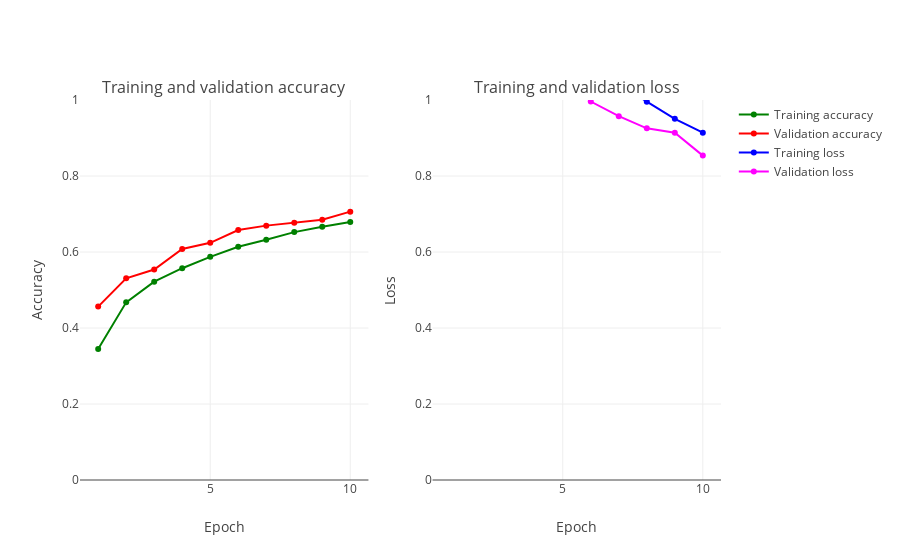

Notebook cell for this chart:
### Code cell
plot_accuracy_and_loss(train_model)

### Figure 1 — Plotly figure (JSON) as saved in the notebook; plotly's stock layout.template omitted (floating-point values rounded to 4 significant figures)
{"data": [{"marker": {"color": "Green"}, "mode": "markers+lines", "name": "Training accuracy", "text": ["1", "2", "3", "4", "5", "6", "7", "8", "9", "10"], "type": "scatter", "uid": "bb8e8e97-d130-4eb1-ae24-7d93101b1ed5", "x": [1, 2, 3, 4, 5, 6, 7, 8, 9, 10], "xaxis": "x", "y": [0.345, 0.4676, 0.5218, 0.5574, 0.5872, 0.614, 0.6324, 0.6523, 0.6663, 0.679], "yaxis": "y"}, {"marker": {"color": "Red"}, "mode": "markers+lines", "name": "Validation accuracy", "text": ["1", "2", "3", "4", "5", "6", "7", "8", "9", "10"], "type": "scatter", "uid": "760a5f90-b075-490e-ae9e-71b95f9aef36", "x": [1, 2, 3, 4, 5, 6, 7, 8, 9, 10], "xaxis": "x", "y": [0.4563, 0.5306, 0.5539, 0.608, 0.6241, 0.6579, 0.6694, 0.6773, 0.6847, 0.7062], "yaxis": "y"}, {"marker": {"color": "Blue"}, "mode": "markers+lines", "name": "Training loss", "text": ["1", "2", "3", "4", "5", "6", "7", "8", "9", "10"], "type": "scatter", "uid": "1a314471-7601-4493-a2f7-9bb8efa47837", "x": [1, 2, 3, 4, 5, 6, 7, 8, 9, 10], "xaxis": "x2", "y": [1.783, 1.469, 1.335, 1.243, 1.166, 1.097, 1.045, 0.9956, 0.9505, 0.914], "yaxis": "y2"}, {"marker": {"color": "Magenta"}, "mode": "markers+lines", "name": "Validation loss", "text": ["1", "2", "3", "4", "5", "6", "7", "8", "9", "10"], "type": "scatter", "uid": "f8a028d7-5a95-45ae-920e-717f57c5b134", "x": [1, 2, 3, 4, 5, 6, 7, 8, 9, 10], "xaxis": "x2", "y": [1.519, 1.313, 1.242, 1.121, 1.073, 0.996, 0.9574, 0.9255, 0.9137, 0.8537], "yaxis": "y2"}], "layout": {"annotations": [{"font": {"size": 16}, "showarrow": false, "text": "Training and validation accuracy", "x": 0.225, "xanchor": "center", "xref": "paper", "y": 1, "yanchor": "bottom", "yref": "paper"}, {"font": {"size": 16}, "showarrow": false, "text": "Training and validation loss", "x": 0.775, "xanchor": "center", "xref": "paper", "y": 1, "yanchor": "bottom", "yref": "paper"}], "xaxis": {"anchor": "y", "domain": [0, 0.45], "title": {"text": "Epoch"}}, "xaxis2": {"anchor": "y2", "domain": [0.55, 1], "title": {"text": "Epoch"}}, "yaxis": {"anchor": "x", "domain": [0, 1], "range": [0, 1], "title": {"text": "Accuracy"}}, "yaxis2": {"anchor": "x2", "domain": [0, 1], "range": [0, 1], "title": {"text": "Loss"}}}}
